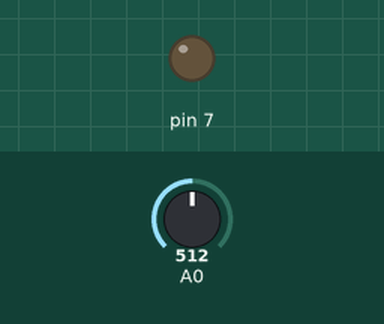
A sketch run on a simulated Arduino Uno, built with avr-gcc and run on an emulated ATmega328P. Shown: output pins drawn as LEDs (lit = HIGH). The test bench sets the inputs (shaded band); at power-on: A0 = 512.

Above: at 1.2 s.
1.3 s: A0 set to 525
At 1.7 s:
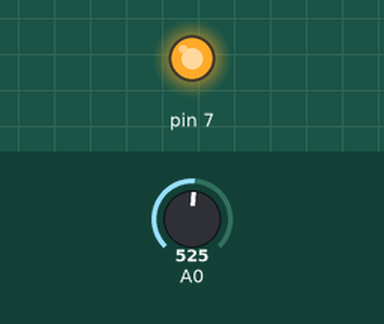
2.8 s: A0 set to 511
At 4.0 s:
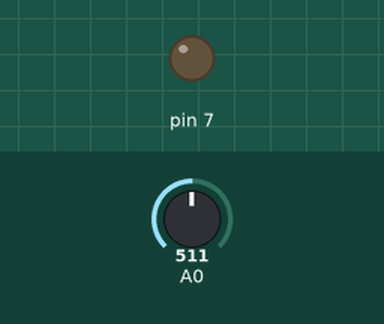
4.3 s: A0 set to 716
At 5.2 s:
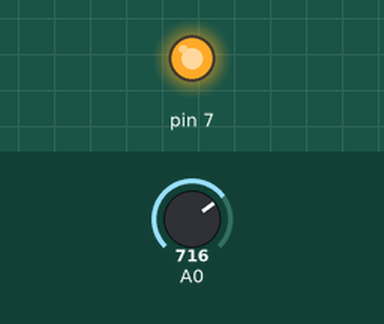
Timing chart, 0 to 7.3 s (numbered marks = the images above; inputs shaded):
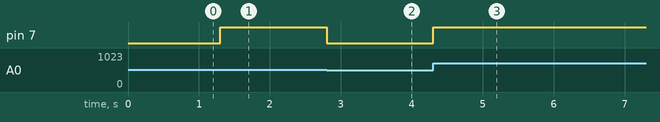

The sketch:

potentiometer.ino
```cpp
int pot;
int led;

void setup() {
  pinMode(A0, INPUT);
  pinMode(7, OUTPUT);

}

void loop() {

pot = analogRead(A0);
led = map(pot, 0 , 1023, 0, 255);
Serial.print(pot);
analogWrite(7, led);

}
```

Measured:
- the behaviour switches between 513 and 514 on A0 (found by bisection; images 0 and 1)
- after the input at 1.3 s, pin 7: LOW → HIGH at once
- after the input at 2.8 s, pin 7: HIGH → LOW at once
- after the input at 4.3 s, pin 7: LOW → HIGH at once
